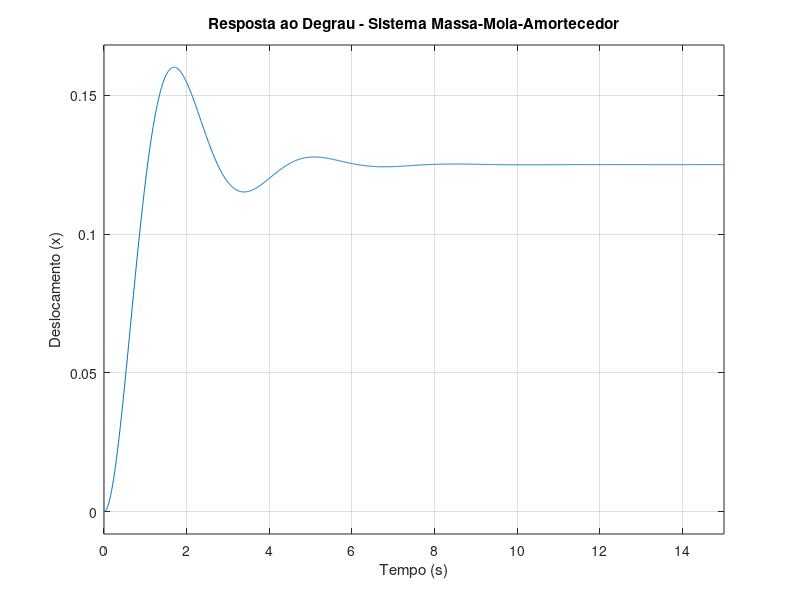
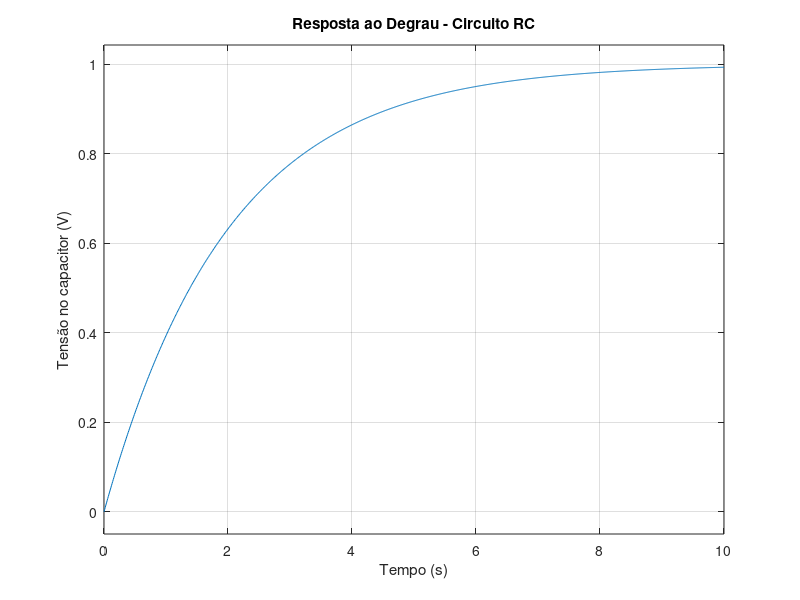
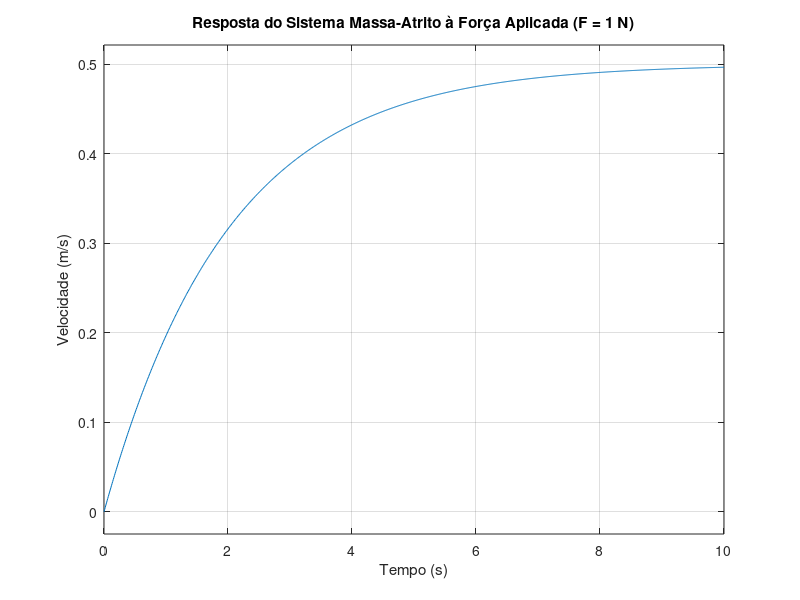

Reproduce these figures in MATLAB, in order.
%% Questão 1
clear; clc; close all;

M = 2;  
B = 3;   
K = 8;  

sys1 = tf(1, [M B K]);

disp('Função de transferência do sistema massa-mola-amortecedor:');
sys1

figure;
step(sys1, 0:0.01:15);
xlabel('Tempo (s)');
ylabel('Deslocamento (x)');
title('Resposta ao Degrau - Sistema Massa-Mola-Amortecedor');
grid on;

%% Questão 2
clear; clc; close all;

R = 1000;
tau = 2;

C = tau / R;
disp(['Capacitância calculada: C = ', num2str(C), ' F']);

sys2 = tf(1, [tau 1]);

disp('Função de transferência do circuito RC:');
sys2

figure;
step(sys2, 0:0.01:10);
xlabel('Tempo (s)');
ylabel('Tensão no capacitor (V)');
title('Resposta ao Degrau - Circuito RC');
grid on;

%% Questão 3
clear; clc; close all;

M = 4;     
F = 1;
v_ss = 0.5;

B = F / v_ss;
disp(['Coeficiente de atrito calculado: B = ', num2str(B)]);

sys3 = tf(1, [M B]);

disp('Função de transferência do sistema massa-atrito:');
sys3

tau3 = M / B;
t_sim = 0:0.01:5*tau3;

figure;
step(F*sys3, t_sim);  
xlabel('Tempo (s)');
ylabel('Velocidade (m/s)');
title('Resposta do Sistema Massa-Atrito à Força Aplicada (F = 1 N)');
grid on;
